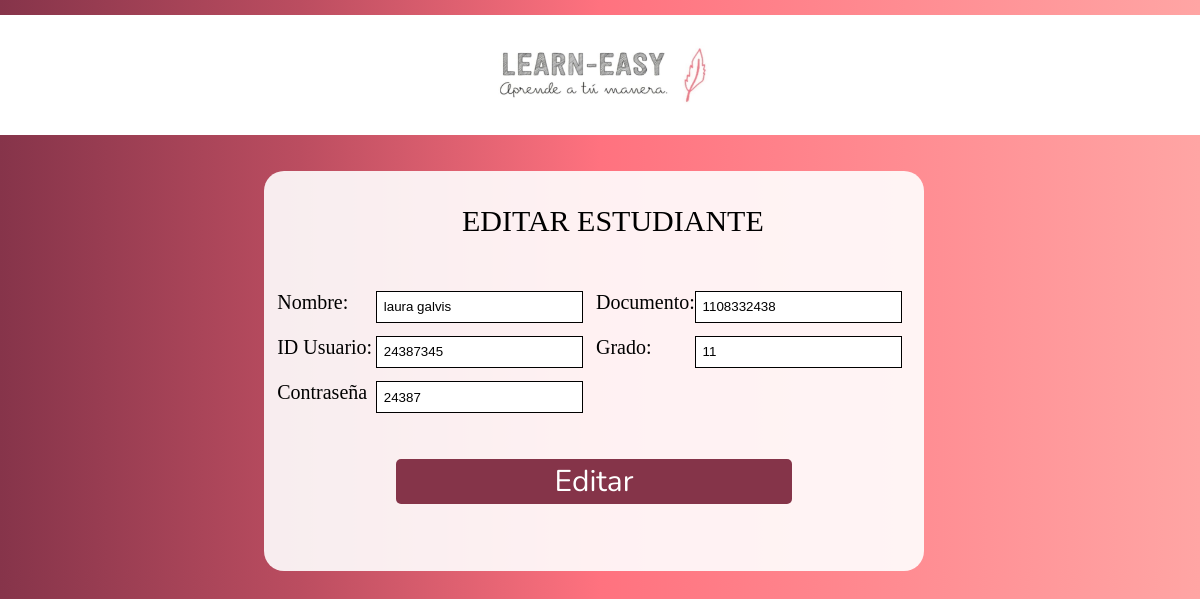
The page /EditEst.php?IDedit=24387345 (signed in) on the database its author committed.
### tables this page shows
CREATE TABLE `estudiante` (
  `IDestudiante` int(11) NOT NULL,
  `nomb_estudiante` varchar(45) NOT NULL,
  `IDgrado` int(11) NOT NULL,
  `No_documento` int(11) NOT NULL,
  `ID_Institucion` int(11) NOT NULL,
  `IDusuario` bigint(12) NOT NULL
);

CREATE TABLE `usuarios` (
  `IDusuario` bigint(12) NOT NULL,
  `Contrasena` varchar(20) NOT NULL,
  `ID_rol` int(11) NOT NULL,
  `Img` varchar(70) NOT NULL
);

### EditEst.php (the view, shortened to what this page needs)
<?php
include 'Connect.php';
?>
<!DOCTYPE html>
<html>
<head>
	<link rel="stylesheet" type="text/css" href="estilo-login.css">
</head>
<body>
	<section>
		<div id="Cab-logo">
			<center>
			<img src="imagen/logolearn.jpeg">
		    </center>
		</div>
	<div id="Log">
		<h1 style="margin-left: 30%; font-size: 30px;">EDITAR ESTUDIANTE</h1>
	<center>
		<?php
        $IDed= $_GET['IDedit'];
		$sql = "SELECT es.IDestudiante, es.nomb_estudiante, es.IDgrado, es.No_documento, us.IDusuario, us.Contrasena
		FROM estudiante AS es
		INNER JOIN usuarios AS us ON es.IDusuario=us.IDusuario
		WHERE es.IDestudiante = '$IDed'";
		$con = mysqli_query($Connect, $sql);
		while ($rows = mysqli_fetch_array($con)) {
		?>
	<form action="EdEst.php?IDestud=<?php echo $rows[0]; ?>" method="POST" class="Login" id="registro">
		<label class="L-Log">Nombre:</label>
		<input type="text" name="Nomb" placeholder="Nombres" class="F-Label" value="<?php echo $rows[1];?>" required>
		<label class="L-Log">Documento:</label>
		<input type="number" name="Doc" placeholder="Número de documento" class="F-Label" value="<?php echo $rows[3];?>" required>
		<label class="L-Log">ID Usuario:</label>
		<input type="text" name="ID" placeholder="IDusuario" class="F-Label" value="<?php echo $rows[4];?>" required>
		<label class="L-Log">Grado:</label>
		<input type="int" name="Gr" placeholder="Grado" class="F-Label" value="<?php echo $rows[2]; ?>" required><br>
		<label class="L-Log">Contraseña</label>
		<input type="text" name="Contra" placeholder="Contrasena" class="F-Label" value="<?php echo $rows[5]; ?>" required><br>
		<br>
		<br><input type="submit" name="Enviar" value="Editar" class="F-Sub"><br>
	</form>
	<?php
		}
	?>
</center>
</div>
</section>
</body>
</html>

### estilo-login.css (style rules this page uses)
* { margin: 0; padding: 0; }
body { background-image: linear-gradient(to right, #86344a 0%, #bb4d60 25%, #ff727f 50%, #ffa5a4 100%); font-family: arial, helvetica; background-size: 100% 100% no-repeat; }
#Cab-logo { width: 100%; background-color: rgb(255, 255, 255); height: 120px; margin-top: 15px; }
#Cab-logo img { width: 25%; height: 120px; }
#Log { background-color: rgba(255, 255, 255, 0.9); width: 55%; height: 400px; margin-left: 22%; margin-top: 3%; border-radius: 20px; }
#Log h1 { padding-top: 5%; font-family: verdana; font-weight: 500; font-size: 25px; margin-left: 30%; }
.Login { float: right; width: 50%; margin-right: 5%; margin-top: 8%; }
.Login .L-Log { display: block; font-size: 20px; font-family: cursive; text-align: left; }
.Login .F-Label { border: 1px solid black; outline: none; padding-left: 1%; width: 99%; height: 30px; }
.Login .F-Sub { width: 99%; margin-top: 5%; margin-bottom: 1%; height: 45px; display: inline-block; border-radius: 5px; outline: none; border: none; cursor: pointer; font-family: 'Nunito', sans-serif; text-align: center; transition: all 0.2s linear; background: rgb(133, 52, 73); color: rgb(255, 255, 255); font-size: 30px; }
#registro { float: none; width: 100%; }
#registro .L-Log { width: 15%; float: left; margin-left: 2%; }
#registro .F-Label { width: 30%; float: left; margin-bottom: 2%; }
#registro .F-Sub { width: 60%; }

### rows shown on the page
estudiante: Nomb "laura galvis", Doc "1108332438", ID "24387345", Gr "11", Contra "24387"
